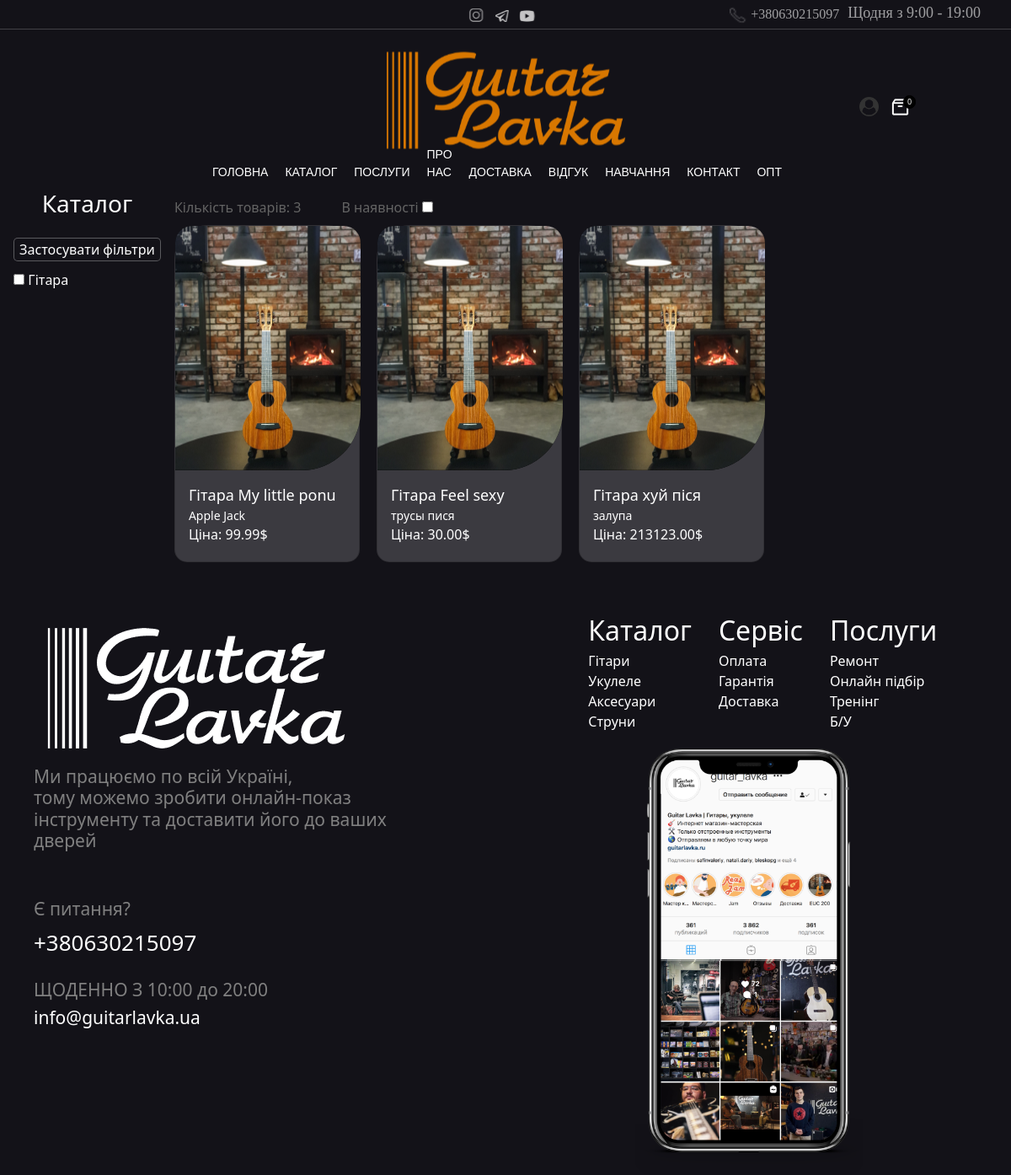
Before: /catalogue/ with the older database file.
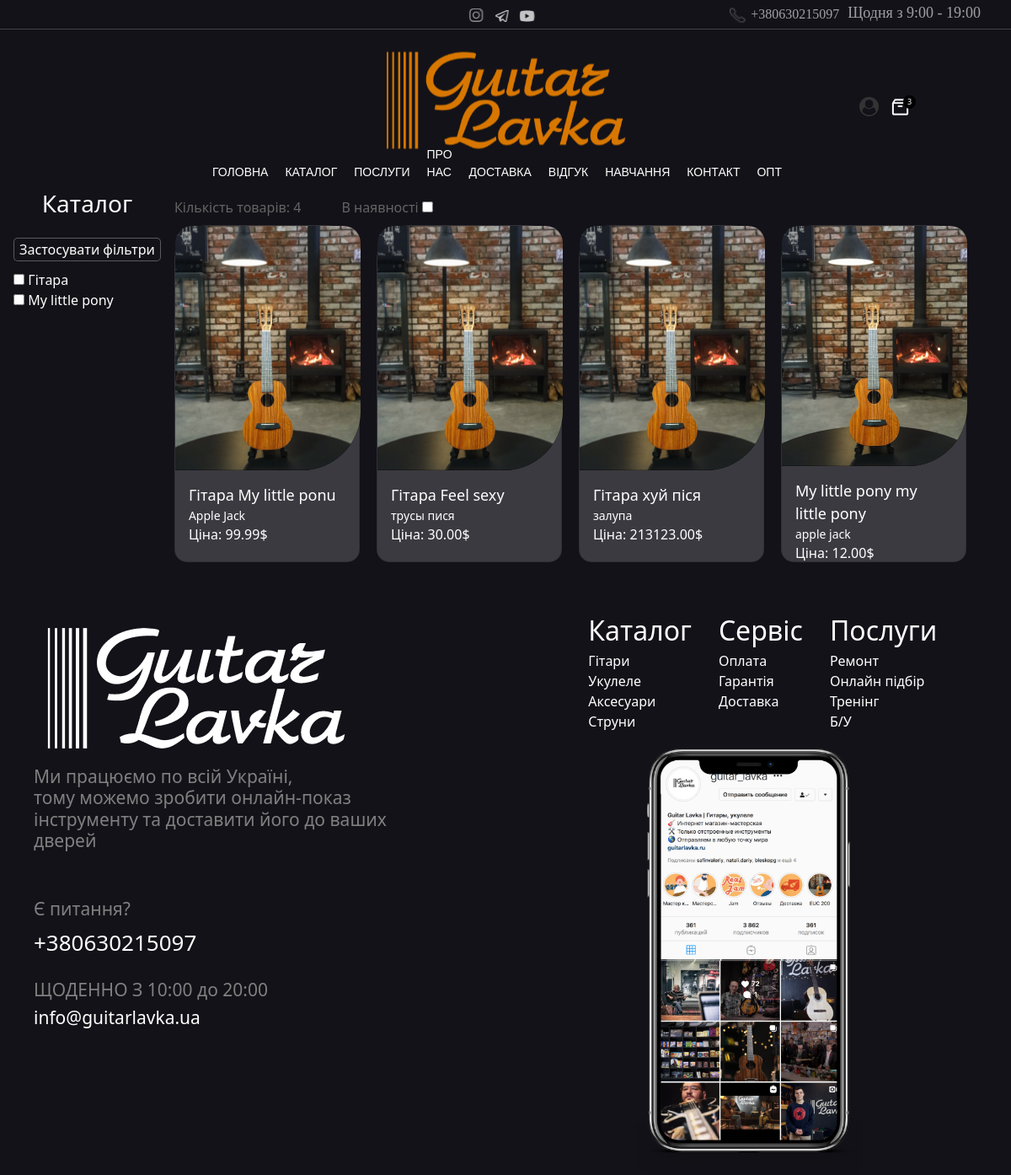
After: the same page with the newer database file.
### guitarlavka/models.py (models this page shows, shortened)
class Product(models.Model):
    slug = models.SlugField(primary_key=True, unique=True, db_index=True, verbose_name="URL")
    type = models.ForeignKey(Categories, on_delete=models.CASCADE, verbose_name="Категорія")
    brand = models.CharField(max_length=100, verbose_name="Виробник")
    model = models.CharField(max_length=100, verbose_name="Модель")
    price = models.DecimalField(max_digits=10, decimal_places=2, verbose_name="Ціна")
    description = models.TextField(verbose_name="Опис")
    string_number = models.IntegerField(default=6, verbose_name="Кількість струн")
    quantity = models.IntegerField(default=1, verbose_name="Кількість товару")
    picture = models.ImageField(null=True, blank=True, upload_to="product_images/", default="product_images/1.png", verbose_name="Фото")

class Categories(models.Model):
    category = models.CharField(max_length=100, default="Гітара")
    def __str__(self):
        return self.category

### guitarlavka/views.py (the view, shortened to what this page needs)
# urls.py: path('catalogue/', Catalogue.as_view(), name='catalogue'),
class Catalogue(DataMixin, View):
    form_class = CategoryFilterForm
    model = Product
    template_name = 'catalogue.html'
    success_url = '/catalogue/'
    def get(self, request, *args, **kwargs):
        cart = self.cart(request)
        cart_quantity = self.cart_quantity(cart)
        products = self.model.objects.all()
        form = self.form_class(request.GET or None)
        if request.GET and form.is_valid():
            categories = self.form_valid(form)
            products = products.filter(type__in=categories)
        quantity_of_diff_products = products.count()
        context = {
            'products': products,
            'category_filter_form': form,
            'cart_quantity': cart_quantity,
            'count': quantity_of_diff_products
        }
        return render(request, self.template_name, context)

### guitarlavka/forms.py
class CategoryFilterForm(forms.Form):
    categories = forms.ModelMultipleChoiceField(
        queryset=Categories.objects.all(),
        required=False,
        widget=forms.CheckboxSelectMultiple(attrs={'required': False})
    )
    class Meta:
        model = Categories
        fields = {'categories'}
    def __init__(self, *args, **kwargs):
        super(CategoryFilterForm, self).__init__(*args, **kwargs)
        self.fields['categories'].queryset = Categories.objects.all()

### guitarlavka/models.py (called while the page is built)
    def get_cart_item_number(self):
        return self.cartitem_set.count()

### guitarlavka/utils.py (called while the page is built)
    def cart(self, request):
        session = request.session.get(settings.CART_SESSION_ID)
        cart, created = Cart.objects.get_or_create(session=session)
        return cart

    def cart_quantity(self, cart):
        cart_quantity = cart.get_cart_item_number()
        return cart_quantity

### templates/catalogue.html
{% extends 'base.html' %}
{% block content %}
    <div id="catalogue-wrapper">
        <div id="filters-text">
            <h2>Каталог</h2>
            <br>
        </div>
        <div id="catalogue-sort">
            <span>Кількість товарів: {{ count }}</span>
            <span id="catalogue-sort-available">В наявності
                <input type="checkbox" class="checkbox-catalogue-sort-available">
            </span>
        </div>
        <div id="catalogue-filters">
            <form method="get">
                <button type="submit" id="submit_filters">Застосувати фільтри</button>
                {{ category_filter_form.categories }}
            </form>
        </div>
        <div id="catalogue-products">
        {% if products %}
            {% for product in products %}
                 <a href="{% url 'product' product_slug=product.slug %}" class="product-card">
                     <div id="my-card" class="card">
                         <img class="card-image" src="../media/{{product.picture}}" alt="dick">
                         <div class="card-body">
                             <p class="card-text">
                                 <span class="card-name">{{product.type}} {{ product.brand }}</span>
                                 <span class="card-model">{{ product.model }}</span>
                                 <span>Ціна: {{ product.price }}$</span>
                            </p>
                        </div>
                     </div>
                 </a>
                {% endfor %}
        {% else %}
            <h1 style="color:white;">No products found</h1>
        {% endif %}
        </div>
    </div>
{% endblock %}

Changed rows visible on the page:
added Product: picture (picture), type "My little pony", brand "my little pony", model "apple jack", price "12.00"
Other visible differences:
{{ cart_quantity }}: "0" → "3"
{{ count }}: "3" → "4"
form field categories: "☐" → "☐ ☐"
text no longer shown: "Гітара"
text now shown: "Гітара My little pony"
